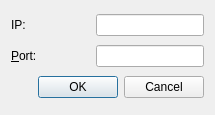
<?xml version="1.0" encoding="UTF-8"?>
<ui version="4.0">
 <class>ClientDialog</class>
 <widget class="QDialog" name="ClientDialog">
  <property name="geometry">
   <rect>
    <x>0</x>
    <y>0</y>
    <width>215</width>
    <height>115</height>
   </rect>
  </property>
  <property name="windowTitle">
   <string>连接服务器</string>
  </property>
  <layout class="QVBoxLayout" name="verticalLayout">
   <item>
    <layout class="QHBoxLayout" name="horizontalLayout">
     <item>
      <widget class="QLabel" name="lblIP">
       <property name="text">
        <string>IP:</string>
       </property>
       <property name="buddy">
        <cstring>editIP</cstring>
       </property>
      </widget>
     </item>
     <item>
      <widget class="QLineEdit" name="editIP">
       <property name="sizePolicy">
        <sizepolicy hsizetype="Preferred" vsizetype="Fixed">
         <horstretch>0</horstretch>
         <verstretch>0</verstretch>
        </sizepolicy>
       </property>
       <property name="readOnly">
        <bool>false</bool>
       </property>
      </widget>
     </item>
    </layout>
   </item>
   <item>
    <layout class="QHBoxLayout" name="horizontalLayout_2">
     <item>
      <widget class="QLabel" name="lblPort">
       <property name="text">
        <string>&amp;Port: </string>
       </property>
       <property name="buddy">
        <cstring>editPort</cstring>
       </property>
      </widget>
     </item>
     <item>
      <widget class="QLineEdit" name="editPort">
       <property name="sizePolicy">
        <sizepolicy hsizetype="Preferred" vsizetype="Fixed">
         <horstretch>0</horstretch>
         <verstretch>0</verstretch>
        </sizepolicy>
       </property>
      </widget>
     </item>
    </layout>
   </item>
   <item>
    <widget class="QDialogButtonBox" name="buttonBox">
     <property name="orientation">
      <enum>Qt::Horizontal</enum>
     </property>
     <property name="standardButtons">
      <set>QDialogButtonBox::Cancel|QDialogButtonBox::Ok</set>
     </property>
    </widget>
   </item>
  </layout>
 </widget>
 <resources/>
 <connections>
  <connection>
   <sender>buttonBox</sender>
   <signal>accepted()</signal>
   <receiver>ClientDialog</receiver>
   <slot>accept()</slot>
   <hints>
    <hint type="sourcelabel">
     <x>248</x>
     <y>254</y>
    </hint>
    <hint type="destinationlabel">
     <x>157</x>
     <y>274</y>
    </hint>
   </hints>
  </connection>
  <connection>
   <sender>buttonBox</sender>
   <signal>rejected()</signal>
   <receiver>ClientDialog</receiver>
   <slot>reject()</slot>
   <hints>
    <hint type="sourcelabel">
     <x>316</x>
     <y>260</y>
    </hint>
    <hint type="destinationlabel">
     <x>286</x>
     <y>274</y>
    </hint>
   </hints>
  </connection>
 </connections>
</ui>
